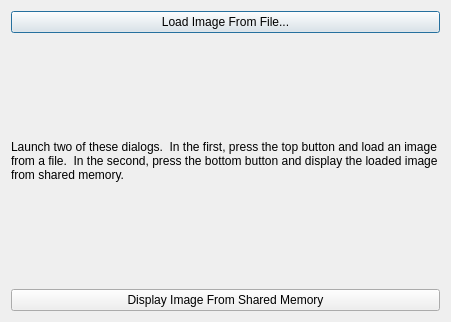
<?xml version="1.0" encoding="UTF-8"?>
<ui version="4.0" connectslotsbyname="false">
 <class>Dialog</class>
 <widget class="QDialog" name="Dialog">
  <property name="geometry">
   <rect>
    <x>0</x>
    <y>0</y>
    <width>451</width>
    <height>322</height>
   </rect>
  </property>
  <property name="windowTitle">
   <string>Dialog</string>
  </property>
  <layout class="QGridLayout">
   <item row="0" column="0">
    <widget class="QPushButton" name="loadFromFileButton">
     <property name="text">
      <string>Load Image From File...</string>
     </property>
    </widget>
   </item>
   <item row="1" column="0">
    <widget class="QLabel" name="label">
     <property name="text">
      <string>Launch two of these dialogs.  In the first, press the top button and load an image from a file.  In the second, press the bottom button and display the loaded image from shared memory.</string>
     </property>
     <property name="alignment">
      <set>BobUI::AlignmentFlag::AlignCenter</set>
     </property>
     <property name="wordWrap">
      <bool>true</bool>
     </property>
    </widget>
   </item>
   <item row="2" column="0">
    <widget class="QPushButton" name="loadFromSharedMemoryButton">
     <property name="text">
      <string>Display Image From Shared Memory</string>
     </property>
    </widget>
   </item>
  </layout>
 </widget>
 <resources/>
 <connections/>
</ui>
